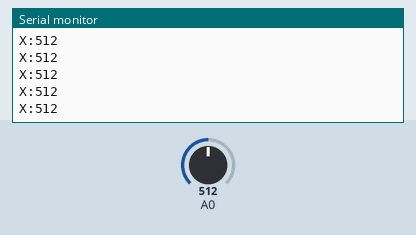
Recording of a sketch running on a simulated Arduino Uno, built with avr-gcc and run on an emulated ATmega328P. On the bench: the last lines printed to the serial monitor. Inputs (shaded band) come from the test bench; at power-on: A0 = 512.

Above: at 1.2 s.
1.3 s: A0 set to 716
At 1.32 s:
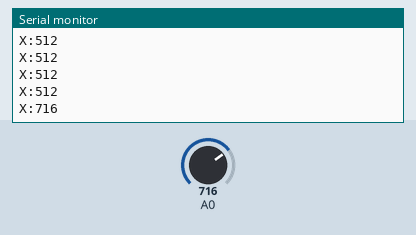
2.8 s: A0 set to 900
At 2.83 s:
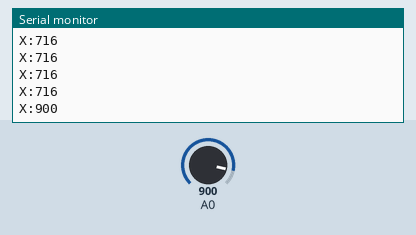
Timing chart, 0 to 5.8 s (numbered marks = the images above; inputs shaded):
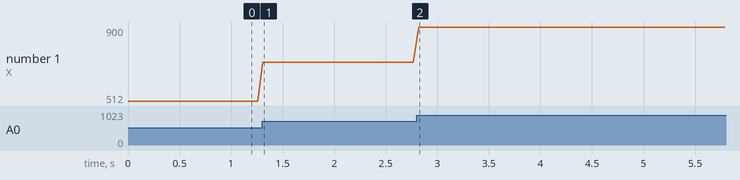

The sketch:

movement.ino
```cpp
void setup() {
  Serial.begin(9600);
}

void loop() {
  int x = analogRead(A0);  // horizontal axis (0–1023)
  Serial.print("X:");
  Serial.println(x);
  delay(50);  // send data ~20 times/sec
}
```

Measured:
- after the input at 1.3 s, the serial monitor: prints a new line at once (image 1)
- after the input at 2.8 s, the serial monitor: prints a new line at once (image 2)
- plotted number 1: 512 → 716 after the input at 1.3 s, 716 → 900 after the input at 2.8 s
